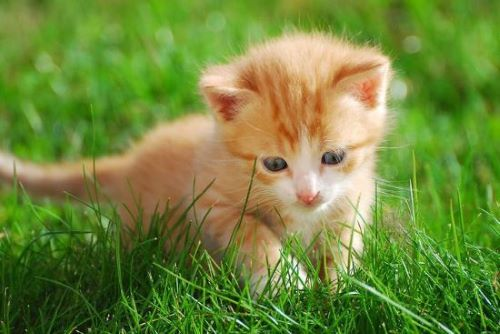
#> input picture TUGAS4/TUGAS 4/Meong.jpg, 500 x 334 px
$ python 'FUM & FLDF & SF.py'
#> lines starting #> are read from the running program, lines starting #| are printed output that depends on the picture
import cv2
import numpy as np

# memuat gambar
img = cv2.imread('Meong.jpg', 0)
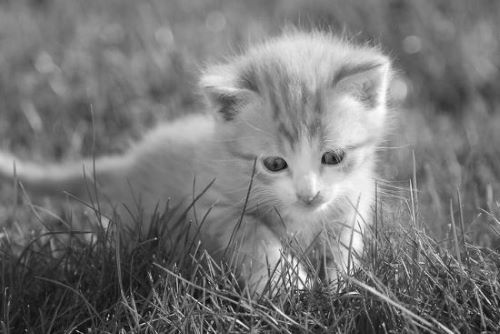
#> img: shape (334, 500); min 0, max 255, mean 119.4

# menerapkan filter masking unsharp
gaussian = cv2.GaussianBlur(img, (5, 5), 0)
img_unsharp = cv2.addWeighted(img, 1.5, gaussian, -0.5, 0)

# menerapkan filter Laplacian di domain frekuensi
f = np.fft.fft2(img)
fshift = np.fft.fftshift(f)
laplacian = np.array([[0, 1, 0], [1, -4, 1], [0, 1, 0]])
laplacian_fft = np.fft.fft2(laplacian, s=img.shape)
laplacian_fft_shifted = np.fft.fftshift(laplacian_fft)
fshift_filtered = fshift * laplacian_fft_shifted
f_filtered = np.fft.ifftshift(fshift_filtered)
img_laplacian = np.abs(np.fft.ifft2(f_filtered))
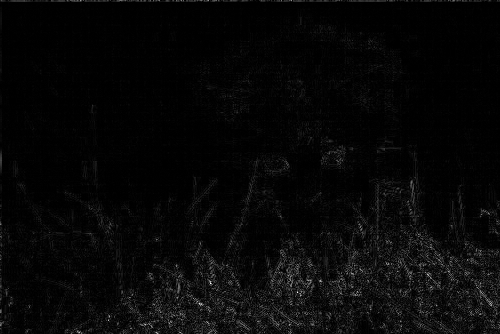
#> img_laplacian: shape (334, 500) float64; min 1.83e-15, max 484, mean 14.8; drawn with min black and max white

# Menerapkan pemfilteran selektif
f_low = np.zeros_like(fshift)
f_high = np.ones_like(fshift)
d0_low = 50  # Jarak cutoff untuk frekuensi rendah
d0_high = 10  # Jarak cutoff untuk frekuensi tinggi
u, v = np.meshgrid(np.arange(img.shape[1]), np.arange(img.shape[0]))
d = np.sqrt((u - img.shape[1] // 2) ** 2 + (v - img.shape[0] // 2) ** 2)  # Jarak dari setiap titik ke pusat
f_low[d <= d0_low] = 1
f_high[d >= d0_high] = 0
f_combined = f_low + f_high
fshift_filtered = fshift * f_combined
f_filtered = np.fft.ifftshift(fshift_filtered)
img_selective = np.abs(np.fft.ifft2(f_filtered))
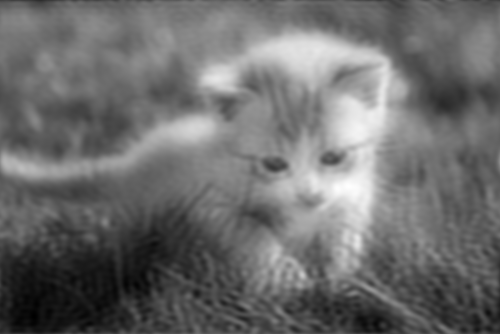
#> img_selective: shape (334, 500) float64; min 48.61, max 494.1, mean 238.8; drawn with min black and max white

# menampilkan hasil
cv2.imshow('Original Image', img)
cv2.imshow('Unsharp Masked Image', img_unsharp)
cv2.imshow('Laplacian Filtered Image', img_laplacian)
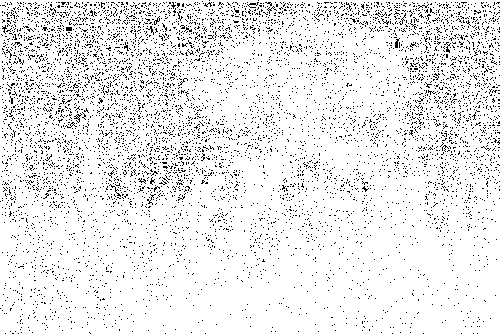
#> window 'Laplacian Filtered Image': shape (334, 500); min 0, max 255, mean 234.6
cv2.imshow('Selective Filtered Image', img_selective)
cv2.waitKey(0)
cv2.destroyAllWindows()

$ run again, with TUGAS4/TUGAS 4/Butteworth & Gaussin Highpass Filter.png saved as TUGAS4/TUGAS 4/Meong.jpg
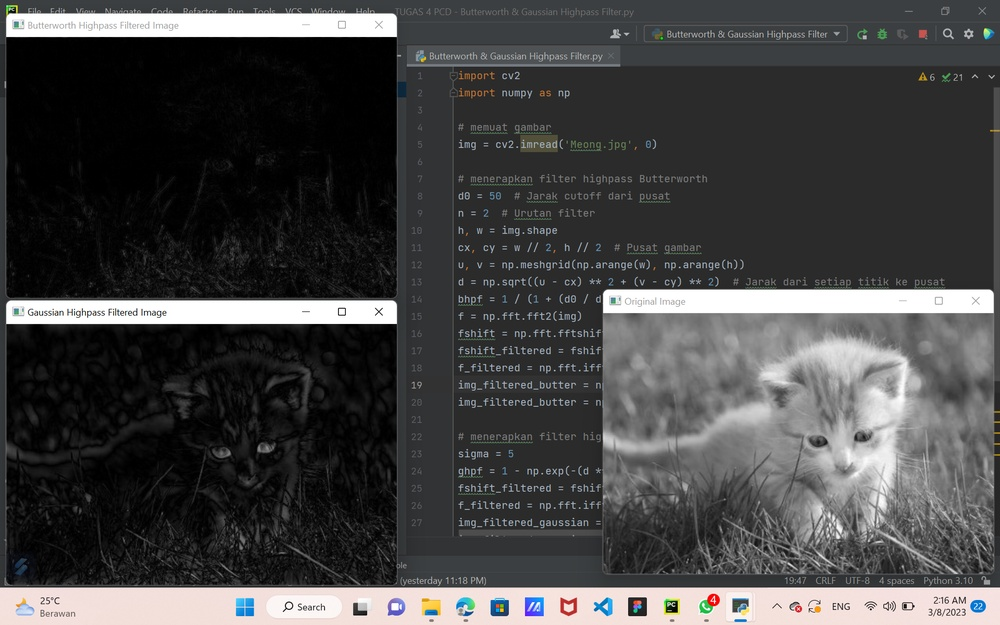
#> input picture TUGAS4/TUGAS 4/Butteworth & Gaussin Highpass Filter.png, 1000 x 625 px, shrunk from 1920 x 1200 before the run
#> `cv2.imshow('Laplacian Filtered Image', img_laplacian)`:
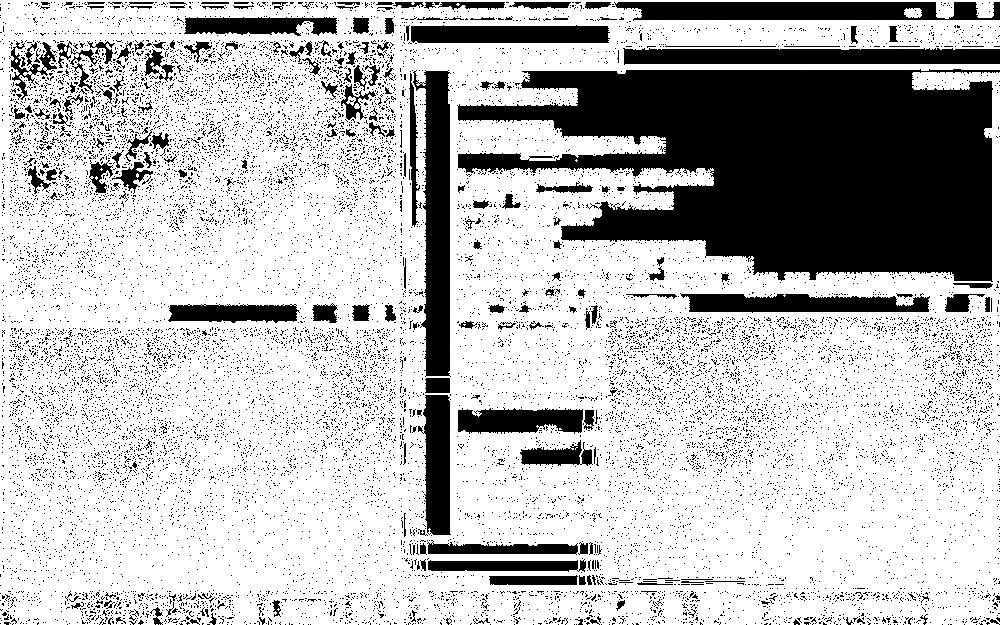
#> window 'Laplacian Filtered Image': shape (625, 1000); min 0, max 255, mean 187.9
#> `cv2.imshow('Selective Filtered Image', img_selective)`:
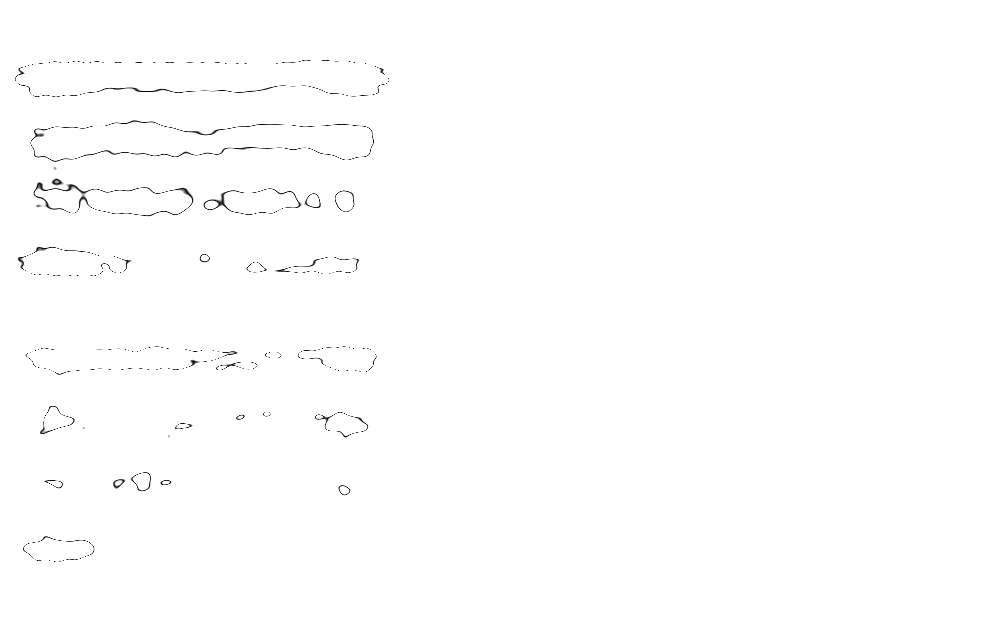
#> window 'Selective Filtered Image': shape (625, 1000); min 0, max 255, mean 254
